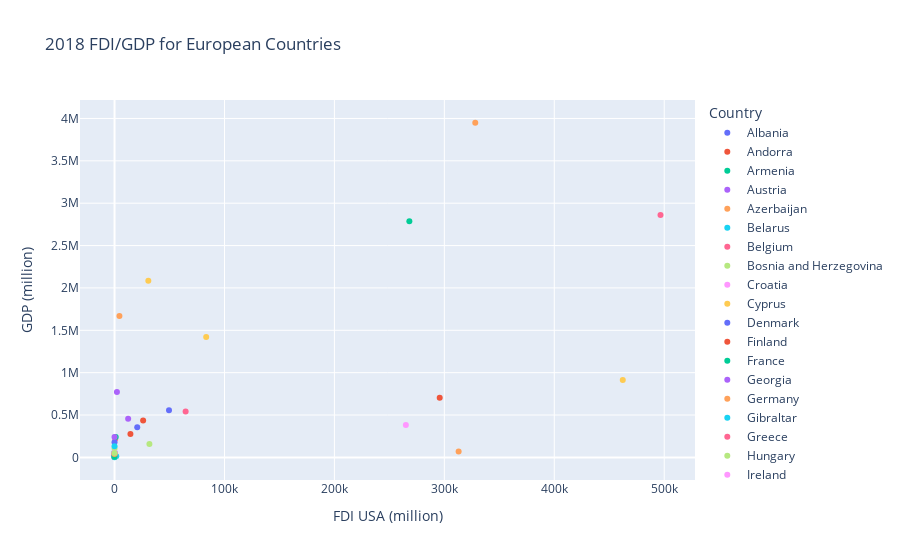

Here is the notebook cell this chart was saved with:
### Code cell
europe_format_name = europe.rename(
    columns={
        "country_name": "Country",
        "GDP_2018 (million)": "GDP (million)",
        "tech_export_2018 (million)": "Tech Export (million)",
        "doing_business_2018": "Doing Business",
        "fdi_USA_2018 (million)": "FDI USA (million)",
    }
)
europe_fdi_gdp_scatter = px.scatter(
    europe_format_name,
    x="FDI USA (million)",
    y="GDP (million)",
    title="2018 FDI/GDP for European Countries",
    color="Country",
)
europe_fdi_gdp_scatter.write_image("europe_fdi_gdp_scatter.png")
europe_fdi_gdp_scatter

### Figure 1 — Plotly figure (JSON) as saved in the notebook; plotly's stock layout.template omitted (floating-point values rounded to 4 significant figures)
{"data": [{"hovertemplate": "Country=Albania<br>FDI USA (million)=%{x}<br>GDP (million)=%{y}<extra></extra>", "legendgroup": "Albania", "marker": {"color": "#636efa", "symbol": "circle"}, "mode": "markers", "name": "Albania", "orientation": "v", "showlegend": true, "type": "scatter", "x": [0], "xaxis": "x", "y": [15150.0], "yaxis": "y"}, {"hovertemplate": "Country=Andorra<br>FDI USA (million)=%{x}<br>GDP (million)=%{y}<extra></extra>", "legendgroup": "Andorra", "marker": {"color": "#EF553B", "symbol": "circle"}, "mode": "markers", "name": "Andorra", "orientation": "v", "showlegend": true, "type": "scatter", "x": [0], "xaxis": "x", "y": [3218.0], "yaxis": "y"}, {"hovertemplate": "Country=Armenia<br>FDI USA (million)=%{x}<br>GDP (million)=%{y}<extra></extra>", "legendgroup": "Armenia", "marker": {"color": "#00cc96", "symbol": "circle"}, "mode": "markers", "name": "Armenia", "orientation": "v", "showlegend": true, "type": "scatter", "x": [3], "xaxis": "x", "y": [12460.0], "yaxis": "y"}, {"hovertemplate": "Country=Austria<br>FDI USA (million)=%{x}<br>GDP (million)=%{y}<extra></extra>", "legendgroup": "Austria", "marker": {"color": "#ab63fa", "symbol": "circle"}, "mode": "markers", "name": "Austria", "orientation": "v", "showlegend": true, "type": "scatter", "x": [12392], "xaxis": "x", "y": [455500.0], "yaxis": "y"}, {"hovertemplate": "Country=Azerbaijan<br>FDI USA (million)=%{x}<br>GDP (million)=%{y}<extra></extra>", "legendgroup": "Azerbaijan", "marker": {"color": "#FFA15A", "symbol": "circle"}, "mode": "markers", "name": "Azerbaijan", "orientation": "v", "showlegend": true, "type": "scatter", "x": [-2], "xaxis": "x", "y": [47110.0], "yaxis": "y"}, {"hovertemplate": "Country=Belarus<br>FDI USA (million)=%{x}<br>GDP (million)=%{y}<extra></extra>", "legendgroup": "Belarus", "marker": {"color": "#19d3f3", "symbol": "circle"}, "mode": "markers", "name": "Belarus", "orientation": "v", "showlegend": true, "type": "scatter", "x": [4], "xaxis": "x", "y": [60030.0], "yaxis": "y"}, {"hovertemplate": "Country=Belgium<br>FDI USA (million)=%{x}<br>GDP (million)=%{y}<extra></extra>", "legendgroup": "Belgium", "marker": {"color": "#FF6692", "symbol": "circle"}, "mode": "markers", "name": "Belgium", "orientation": "v", "showlegend": true, "type": "scatter", "x": [64661], "xaxis": "x", "y": [542700.0], "yaxis": "y"}, {"hovertemplate": "Country=Bosnia and Herzegovina<br>FDI USA (million)=%{x}<br>GDP (million)=%{y}<extra></extra>", "legendgroup": "Bosnia and Herzegovina", "marker": {"color": "#B6E880", "symbol": "circle"}, "mode": "markers", "name": "Bosnia and Herzegovina", "orientation": "v", "showlegend": true, "type": "scatter", "x": [0], "xaxis": "x", "y": [20180.0], "yaxis": "y"}, {"hovertemplate": "Country=Croatia<br>FDI USA (million)=%{x}<br>GDP (million)=%{y}<extra></extra>", "legendgroup": "Croatia", "marker": {"color": "#FF97FF", "symbol": "circle"}, "mode": "markers", "name": "Croatia", "orientation": "v", "showlegend": true, "type": "scatter", "x": [19], "xaxis": "x", "y": [60990.0], "yaxis": "y"}, {"hovertemplate": "Country=Cyprus<br>FDI USA (million)=%{x}<br>GDP (million)=%{y}<extra></extra>", "legendgroup": "Cyprus", "marker": {"color": "#FECB52", "symbol": "circle"}, "mode": "markers", "name": "Cyprus", "orientation": "v", "showlegend": true, "type": "scatter", "x": [323], "xaxis": "x", "y": [24960.0], "yaxis": "y"}, {"hovertemplate": "Country=Denmark<br>FDI USA (million)=%{x}<br>GDP (million)=%{y}<extra></extra>", "legendgroup": "Denmark", "marker": {"color": "#636efa", "symbol": "circle"}, "mode": "markers", "name": "Denmark", "orientation": "v", "showlegend": true, "type": "scatter", "x": [20654], "xaxis": "x", "y": [355700.0], "yaxis": "y"}, {"hovertemplate": "Country=Finland<br>FDI USA (million)=%{x}<br>GDP (million)=%{y}<extra></extra>", "legendgroup": "Finland", "marker": {"color": "#EF553B", "symbol": "circle"}, "mode": "markers", "name": "Finland", "orientation": "v", "showlegend": true, "type": "scatter", "x": [14464], "xaxis": "x", "y": [275900.0], "yaxis": "y"}, {"hovertemplate": "Country=France<br>FDI USA (million)=%{x}<br>GDP (million)=%{y}<extra></extra>", "legendgroup": "France", "marker": {"color": "#00cc96", "symbol": "circle"}, "mode": "markers", "name": "France", "orientation": "v", "showlegend": true, "type": "scatter", "x": [268169], "xaxis": "x", "y": [2788000.0], "yaxis": "y"}, {"hovertemplate": "Country=Georgia<br>FDI USA (million)=%{x}<br>GDP (million)=%{y}<extra></extra>", "legendgroup": "Georgia", "marker": {"color": "#ab63fa", "symbol": "circle"}, "mode": "markers", "name": "Georgia", "orientation": "v", "showlegend": true, "type": "scatter", "x": [0], "xaxis": "x", "y": [17600.0], "yaxis": "y"}, {"hovertemplate": "Country=Germany<br>FDI USA (million)=%{x}<br>GDP (million)=%{y}<extra></extra>", "legendgroup": "Germany", "marker": {"color": "#FFA15A", "symbol": "circle"}, "mode": "markers", "name": "Germany", "orientation": "v", "showlegend": true, "type": "scatter", "x": [328124], "xaxis": "x", "y": [3950000.0], "yaxis": "y"}, {"hovertemplate": "Country=Gibraltar<br>FDI USA (million)=%{x}<br>GDP (million)=%{y}<extra></extra>", "legendgroup": "Gibraltar", "marker": {"color": "#19d3f3", "symbol": "circle"}, "mode": "markers", "name": "Gibraltar", "orientation": "v", "showlegend": true, "type": "scatter", "x": [9367], "xaxis": "x", "y": [null], "yaxis": "y"}, {"hovertemplate": "Country=Greece<br>FDI USA (million)=%{x}<br>GDP (million)=%{y}<extra></extra>", "legendgroup": "Greece", "marker": {"color": "#FF6692", "symbol": "circle"}, "mode": "markers", "name": "Greece", "orientation": "v", "showlegend": true, "type": "scatter", "x": [639], "xaxis": "x", "y": [218100.0], "yaxis": "y"}, {"hovertemplate": "Country=Hungary<br>FDI USA (million)=%{x}<br>GDP (million)=%{y}<extra></extra>", "legendgroup": "Hungary", "marker": {"color": "#B6E880", "symbol": "circle"}, "mode": "markers", "name": "Hungary", "orientation": "v", "showlegend": true, "type": "scatter", "x": [31730], "xaxis": "x", "y": [157900.0], "yaxis": "y"}, {"hovertemplate": "Country=Ireland<br>FDI USA (million)=%{x}<br>GDP (million)=%{y}<extra></extra>", "legendgroup": "Ireland", "marker": {"color": "#FF97FF", "symbol": "circle"}, "mode": "markers", "name": "Ireland", "orientation": "v", "showlegend": true, "type": "scatter", "x": [265004], "xaxis": "x", "y": [382700.0], "yaxis": "y"}, {"hovertemplate": "Country=Italy<br>FDI USA (million)=%{x}<br>GDP (million)=%{y}<extra></extra>", "legendgroup": "Italy", "marker": {"color": "#FECB52", "symbol": "circle"}, "mode": "markers", "name": "Italy", "orientation": "v", "showlegend": true, "type": "scatter", "x": [30749], "xaxis": "x", "y": [2086000.0], "yaxis": "y"}, {"hovertemplate": "Country=Kazakhstan<br>FDI USA (million)=%{x}<br>GDP (million)=%{y}<extra></extra>", "legendgroup": "Kazakhstan", "marker": {"color": "#636efa", "symbol": "circle"}, "mode": "markers", "name": "Kazakhstan", "orientation": "v", "showlegend": true, "type": "scatter", "x": [0], "xaxis": "x", "y": [179300.0], "yaxis": "y"}, {"hovertemplate": "Country=Kosovo<br>FDI USA (million)=%{x}<br>GDP (million)=%{y}<extra></extra>", "legendgroup": "Kosovo", "marker": {"color": "#EF553B", "symbol": "circle"}, "mode": "markers", "name": "Kosovo", "orientation": "v", "showlegend": true, "type": "scatter", "x": [0], "xaxis": "x", "y": [7943.0], "yaxis": "y"}, {"hovertemplate": "Country=Kyrgyz Republic<br>FDI USA (million)=%{x}<br>GDP (million)=%{y}<extra></extra>", "legendgroup": "Kyrgyz Republic", "marker": {"color": "#00cc96", "symbol": "circle"}, "mode": "markers", "name": "Kyrgyz Republic", "orientation": "v", "showlegend": true, "type": "scatter", "x": [0], "xaxis": "x", "y": [8271.0], "yaxis": "y"}, {"hovertemplate": "Country=Lithuania<br>FDI USA (million)=%{x}<br>GDP (million)=%{y}<extra></extra>", "legendgroup": "Lithuania", "marker": {"color": "#ab63fa", "symbol": "circle"}, "mode": "markers", "name": "Lithuania", "orientation": "v", "showlegend": true, "type": "scatter", "x": [-4], "xaxis": "x", "y": [53460.0], "yaxis": "y"}, {"hovertemplate": "Country=Luxembourg<br>FDI USA (million)=%{x}<br>GDP (million)=%{y}<extra></extra>", "legendgroup": "Luxembourg", "marker": {"color": "#FFA15A", "symbol": "circle"}, "mode": "markers", "name": "Luxembourg", "orientation": "v", "showlegend": true, "type": "scatter", "x": [312976], "xaxis": "x", "y": [70920.0], "yaxis": "y"}, {"hovertemplate": "Country=Malta<br>FDI USA (million)=%{x}<br>GDP (million)=%{y}<extra></extra>", "legendgroup": "Malta", "marker": {"color": "#19d3f3", "symbol": "circle"}, "mode": "markers", "name": "Malta", "orientation": "v", "showlegend": true, "type": "scatter", "x": [1557], "xaxis": "x", "y": [14600.0], "yaxis": "y"}, {"hovertemplate": "Country=Moldova<br>FDI USA (million)=%{x}<br>GDP (million)=%{y}<extra></extra>", "legendgroup": "Moldova", "marker": {"color": "#FF6692", "symbol": "circle"}, "mode": "markers", "name": "Moldova", "orientation": "v", "showlegend": true, "type": "scatter", "x": [0], "xaxis": "x", "y": [11460.0], "yaxis": "y"}, {"hovertemplate": "Country=Monaco<br>FDI USA (million)=%{x}<br>GDP (million)=%{y}<extra></extra>", "legendgroup": "Monaco", "marker": {"color": "#B6E880", "symbol": "circle"}, "mode": "markers", "name": "Monaco", "orientation": "v", "showlegend": true, "type": "scatter", "x": [-26], "xaxis": "x", "y": [7188.0], "yaxis": "y"}, {"hovertemplate": "Country=Montenegro<br>FDI USA (million)=%{x}<br>GDP (million)=%{y}<extra></extra>", "legendgroup": "Montenegro", "marker": {"color": "#FF97FF", "symbol": "circle"}, "mode": "markers", "name": "Montenegro", "orientation": "v", "showlegend": true, "type": "scatter", "x": [0], "xaxis": "x", "y": [5507.0], "yaxis": "y"}, {"hovertemplate": "Country=Netherlands<br>FDI USA (million)=%{x}<br>GDP (million)=%{y}<extra></extra>", "legendgroup": "Netherlands", "marker": {"color": "#FECB52", "symbol": "circle"}, "mode": "markers", "name": "Netherlands", "orientation": "v", "showlegend": true, "type": "scatter", "x": [462303], "xaxis": "x", "y": [914100.0], "yaxis": "y"}, {"hovertemplate": "Country=North Macedonia<br>FDI USA (million)=%{x}<br>GDP (million)=%{y}<extra></extra>", "legendgroup": "North Macedonia", "marker": {"color": "#636efa", "symbol": "circle"}, "mode": "markers", "name": "North Macedonia", "orientation": "v", "showlegend": true, "type": "scatter", "x": [-1], "xaxis": "x", "y": [12630.0], "yaxis": "y"}, {"hovertemplate": "Country=Norway<br>FDI USA (million)=%{x}<br>GDP (million)=%{y}<extra></extra>", "legendgroup": "Norway", "marker": {"color": "#EF553B", "symbol": "circle"}, "mode": "markers", "name": "Norway", "orientation": "v", "showlegend": true, "type": "scatter", "x": [26007], "xaxis": "x", "y": [434200.0], "yaxis": "y"}, {"hovertemplate": "Country=Portugal<br>FDI USA (million)=%{x}<br>GDP (million)=%{y}<extra></extra>", "legendgroup": "Portugal", "marker": {"color": "#00cc96", "symbol": "circle"}, "mode": "markers", "name": "Portugal", "orientation": "v", "showlegend": true, "type": "scatter", "x": [1056], "xaxis": "x", "y": [241300.0], "yaxis": "y"}, {"hovertemplate": "Country=Romania<br>FDI USA (million)=%{x}<br>GDP (million)=%{y}<extra></extra>", "legendgroup": "Romania", "marker": {"color": "#ab63fa", "symbol": "circle"}, "mode": "markers", "name": "Romania", "orientation": "v", "showlegend": true, "type": "scatter", "x": [3], "xaxis": "x", "y": [241600.0], "yaxis": "y"}, {"hovertemplate": "Country=Russian Federation<br>FDI USA (million)=%{x}<br>GDP (million)=%{y}<extra></extra>", "legendgroup": "Russian Federation", "marker": {"color": "#FFA15A", "symbol": "circle"}, "mode": "markers", "name": "Russian Federation", "orientation": "v", "showlegend": true, "type": "scatter", "x": [4455], "xaxis": "x", "y": [1670000.0], "yaxis": "y"}, {"hovertemplate": "Country=San Marino<br>FDI USA (million)=%{x}<br>GDP (million)=%{y}<extra></extra>", "legendgroup": "San Marino", "marker": {"color": "#19d3f3", "symbol": "circle"}, "mode": "markers", "name": "San Marino", "orientation": "v", "showlegend": true, "type": "scatter", "x": [0], "xaxis": "x", "y": [1638.0], "yaxis": "y"}, {"hovertemplate": "Country=Serbia<br>FDI USA (million)=%{x}<br>GDP (million)=%{y}<extra></extra>", "legendgroup": "Serbia", "marker": {"color": "#FF6692", "symbol": "circle"}, "mode": "markers", "name": "Serbia", "orientation": "v", "showlegend": true, "type": "scatter", "x": [3], "xaxis": "x", "y": [50600.0], "yaxis": "y"}, {"hovertemplate": "Country=Slovak Republic<br>FDI USA (million)=%{x}<br>GDP (million)=%{y}<extra></extra>", "legendgroup": "Slovak Republic", "marker": {"color": "#B6E880", "symbol": "circle"}, "mode": "markers", "name": "Slovak Republic", "orientation": "v", "showlegend": true, "type": "scatter", "x": [14], "xaxis": "x", "y": [105800.0], "yaxis": "y"}, {"hovertemplate": "Country=Slovenia<br>FDI USA (million)=%{x}<br>GDP (million)=%{y}<extra></extra>", "legendgroup": "Slovenia", "marker": {"color": "#FF97FF", "symbol": "circle"}, "mode": "markers", "name": "Slovenia", "orientation": "v", "showlegend": true, "type": "scatter", "x": [6], "xaxis": "x", "y": [54030.0], "yaxis": "y"}, {"hovertemplate": "Country=Spain<br>FDI USA (million)=%{x}<br>GDP (million)=%{y}<extra></extra>", "legendgroup": "Spain", "marker": {"color": "#FECB52", "symbol": "circle"}, "mode": "markers", "name": "Spain", "orientation": "v", "showlegend": true, "type": "scatter", "x": [83379], "xaxis": "x", "y": [1420000.0], "yaxis": "y"}, {"hovertemplate": "Country=Sweden<br>FDI USA (million)=%{x}<br>GDP (million)=%{y}<extra></extra>", "legendgroup": "Sweden", "marker": {"color": "#636efa", "symbol": "circle"}, "mode": "markers", "name": "Sweden", "orientation": "v", "showlegend": true, "type": "scatter", "x": [49546], "xaxis": "x", "y": [555500.0], "yaxis": "y"}, {"hovertemplate": "Country=Switzerland<br>FDI USA (million)=%{x}<br>GDP (million)=%{y}<extra></extra>", "legendgroup": "Switzerland", "marker": {"color": "#EF553B", "symbol": "circle"}, "mode": "markers", "name": "Switzerland", "orientation": "v", "showlegend": true, "type": "scatter", "x": [295783], "xaxis": "x", "y": [705100.0], "yaxis": "y"}, {"hovertemplate": "Country=Tajikistan<br>FDI USA (million)=%{x}<br>GDP (million)=%{y}<extra></extra>", "legendgroup": "Tajikistan", "marker": {"color": "#00cc96", "symbol": "circle"}, "mode": "markers", "name": "Tajikistan", "orientation": "v", "showlegend": true, "type": "scatter", "x": [0], "xaxis": "x", "y": [7523.0], "yaxis": "y"}, {"hovertemplate": "Country=Turkey<br>FDI USA (million)=%{x}<br>GDP (million)=%{y}<extra></extra>", "legendgroup": "Turkey", "marker": {"color": "#ab63fa", "symbol": "circle"}, "mode": "markers", "name": "Turkey", "orientation": "v", "showlegend": true, "type": "scatter", "x": [2175], "xaxis": "x", "y": [771400.0], "yaxis": "y"}, {"hovertemplate": "Country=Turkmenistan<br>FDI USA (million)=%{x}<br>GDP (million)=%{y}<extra></extra>", "legendgroup": "Turkmenistan", "marker": {"color": "#FFA15A", "symbol": "circle"}, "mode": "markers", "name": "Turkmenistan", "orientation": "v", "showlegend": true, "type": "scatter", "x": [0], "xaxis": "x", "y": [40760.0], "yaxis": "y"}, {"hovertemplate": "Country=Ukraine<br>FDI USA (million)=%{x}<br>GDP (million)=%{y}<extra></extra>", "legendgroup": "Ukraine", "marker": {"color": "#19d3f3", "symbol": "circle"}, "mode": "markers", "name": "Ukraine", "orientation": "v", "showlegend": true, "type": "scatter", "x": [-3], "xaxis": "x", "y": [130900.0], "yaxis": "y"}, {"hovertemplate": "Country=United Kingdom<br>FDI USA (million)=%{x}<br>GDP (million)=%{y}<extra></extra>", "legendgroup": "United Kingdom", "marker": {"color": "#FF6692", "symbol": "circle"}, "mode": "markers", "name": "United Kingdom", "orientation": "v", "showlegend": true, "type": "scatter", "x": [496622], "xaxis": "x", "y": [2861000.0], "yaxis": "y"}, {"hovertemplate": "Country=Uzbekistan<br>FDI USA (million)=%{x}<br>GDP (million)=%{y}<extra></extra>", "legendgroup": "Uzbekistan", "marker": {"color": "#B6E880", "symbol": "circle"}, "mode": "markers", "name": "Uzbekistan", "orientation": "v", "showlegend": true, "type": "scatter", "x": [0], "xaxis": "x", "y": [50390.0], "yaxis": "y"}, {"hovertemplate": "Country=Vatican City<br>FDI USA (million)=%{x}<br>GDP (million)=%{y}<extra></extra>", "legendgroup": "Vatican City", "marker": {"color": "#FF97FF", "symbol": "circle"}, "mode": "markers", "name": "Vatican City", "orientation": "v", "showlegend": true, "type": "scatter", "x": [0], "xaxis": "x", "y": [null], "yaxis": "y"}], "layout": {"autosize": true, "legend": {"title": {"text": "Country"}, "tracegroupgap": 0}, "title": {"text": "2018 FDI/GDP for European Countries"}, "xaxis": {"anchor": "y", "autorange": true, "domain": [0, 1], "range": [-30990.0, 527600.0], "title": {"text": "FDI USA (million)"}, "type": "linear"}, "yaxis": {"anchor": "x", "autorange": true, "domain": [0, 1], "range": [-287500.0, 4239000.0], "title": {"text": "GDP (million)"}, "type": "linear"}}}
